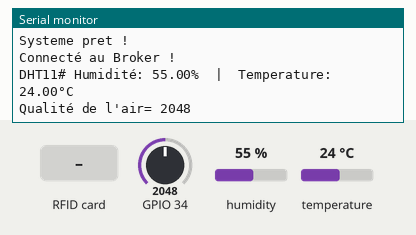
Simulated run of this sketch. Board: ESP32. On the bench: the last lines printed to the serial monitor. Inputs (shaded band) come from the test bench; at power-on: humidity 55 %, GPIO 34 = 2048, temperature 24 °C. WiFi joins after 1.5 s; servers stay silent unless stated; no MQTT or app messages arrive unless stated.

Above: at 2.8 s.
2.9 s: RFID card 5E 7A 19 C4 held to the reader
At 4.5 s:
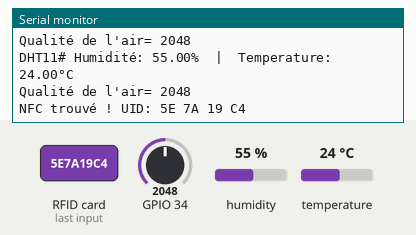
5.2 s: humidity set to 22 %
At 6.5 s:
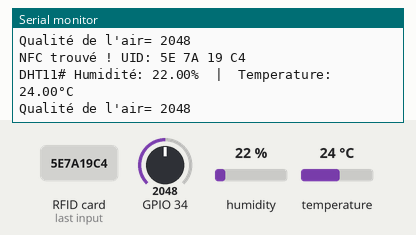
6.7 s: GPIO 34 set to 2866
At 8.1 s:
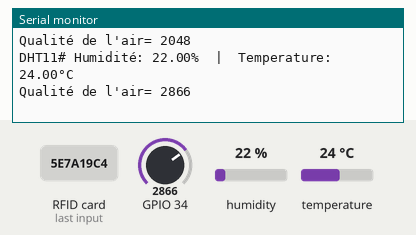
8.2 s: temperature set to 12 °C
9.7 s: GPIO 34 set to 3603
At 10.9 s:
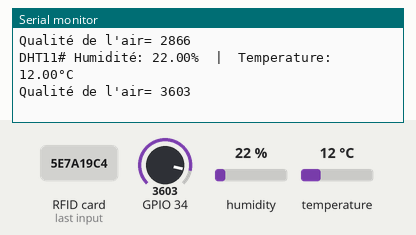
11.2 s: humidity set to 40 %
At 12.8 s:
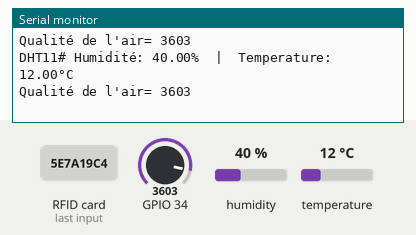
Timing chart, 0 to 13.7 s (numbered marks = the images above; inputs shaded):
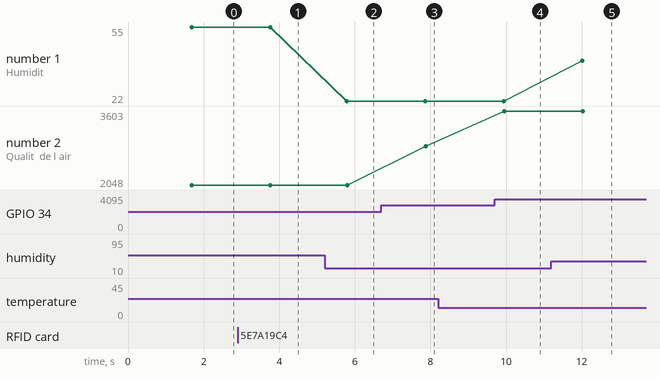

Measured:
- after the input at 2.9 s, the serial monitor: prints a new line after 0.87 s (image 1)
- after the input at 5.2 s, the serial monitor: prints a new line after 0.59 s (image 2)
- after the input at 6.7 s, the serial monitor: prints a new line after 1.2 s (image 3)
- after the input at 9.7 s, the serial monitor: prints a new line after 0.25 s (image 4)
- after the input at 11.2 s, the serial monitor: prints a new line after 0.82 s (image 5)
- plotted number 1: 55 → 22 after the input at 5.2 s, 22 → 40 after the input at 11.2 s
- plotted number 2: 2048 → 2866 after the input at 6.7 s, 2866 → 3603 after the input at 9.7 s

The sketch:

BlockOP.ino
```cpp
//déclaration des bibliothèques utilisé
#include <WiFi.h>
#include <PubSubClient.h>
#include <DHT.h>
#include <Wire.h>
#include <Adafruit_PN532.h>

// déclaration des capteurs
#define DHT_PIN 13
#define DHT_TYPE DHT11
DHT dht(DHT_PIN, DHT_TYPE);

int sensorValue;

Adafruit_PN532 nfc(4, 5);

// paramètres pour la connection au wifi et au serveur MQTT
const char* ssid = "G10-SAE-hopital";
const char* password = "G10-SAE-hopital";
const char* mqtt_server = "10.2.2.248";

const char* mqtt_user = "esp_Block_OP";
const char* mqtt_mdp = "esp_Block_OP";

WiFiClient esp;
PubSubClient client(esp);

// fonction pour la connexion au wifi
void setup_wifi() {
  delay(10);
  Serial.print("\nConnexion a ");
  Serial.println(ssid);

  WiFi.mode(WIFI_STA);
  WiFi.disconnect(true);
  delay(100);

  WiFi.begin(ssid, password);

  while (WiFi.status() != WL_CONNECTED) {
    delay(500);
    Serial.print(".");
  }

  Serial.println("\nWiFi connecte !");
  Serial.print("Adresse IP: ");
  Serial.println(WiFi.localIP());
}

// fonction pour la connexion au serveur MQTT
void reconnect() {
  while (!client.connected()) {
    if (client.connect("esp32_coeur", mqtt_user, mqtt_mdp)) {
      Serial.println("Connecté au Broker !");
    }
    else {
      Serial.print("Echec, code d'erreur = ");
      Serial.print(client.state());
      Serial.println(" Réessai dans 5 secondes");
      delay(5000);
    }
  }
}

void setup() {
  Serial.begin(115200);
  setup_wifi();
  client.setServer(mqtt_server, 1883);

  dht.begin();
  Wire.begin();

  nfc.begin();
  uint32_t versiondata = nfc.getFirmwareVersion();
  if (!versiondata) {
    Serial.println("PN532 non trouvé ! (Vérifiez le câblage et les interrupteurs I2C)");
  } else {
    Serial.println("NFC Elechouse Prêt !");
    nfc.SAMConfig();
  }

  Serial.println("Systeme pret !");
}

void loop() {
  if (!client.connected()) {
    reconnect();
  }
  client.loop();

  /*-------------------------------------------*/
  // capteur d'humidité
  float humi  = dht.readHumidity();
  float temp = dht.readTemperature();

  if (isnan(humi) || isnan(temp)) {
    Serial.println("Echec de lecture du capteur DHT11");
  } else {
    Serial.print("DHT11# Humidité: ");
    Serial.print(humi);
    Serial.print("%");

    Serial.print("  |  ");

    Serial.print("Temperature: ");
    Serial.print(temp);
    Serial.println("°C ");
  }

  String tempStr = String(temp);
  String humiStr = String(humi);

  // publication des données du capteur de température sur le serveur MQTT
  client.publish("BlockOP/temp", tempStr.c_str(), true);
  client.publish("BlockOP/humi", humiStr.c_str(), true);

  /*-------------------------------------------*/
  // capteur qualité de l'air
  sensorValue = analogRead(34);
  Serial.print("Qualité de l'air= ");
  Serial.println(sensorValue);

  char gaz[10];
  snprintf(gaz, 10, "%d", sensorValue);
  client.publish("BlockOP/gaz", gaz, true);

  /*-------------------------------------------*/
  // capteur RFID
  uint8_t success;
  uint8_t uid[] = { 0, 0, 0, 0, 0, 0, 0 };
  uint8_t uidLength;

  success = nfc.readPassiveTargetID(PN532_MIFARE_ISO14443A, uid, &uidLength, 50);

  if (success) {
    Serial.print("NFC trouvé ! UID: ");

    String uidString = "";
    for (uint8_t i=0; i < uidLength; i++) {
      if (uid[i] < 0x10) uidString += "0";
      uidString += String(uid[i], HEX);
      Serial.print(uid[i], HEX);
      Serial.print(" ");
    }
    Serial.println("");
    uidString.toUpperCase();
    client.publish("BlockOP/RFID", uidString.c_str(), true);
  }

  delay(2000);
}
```
